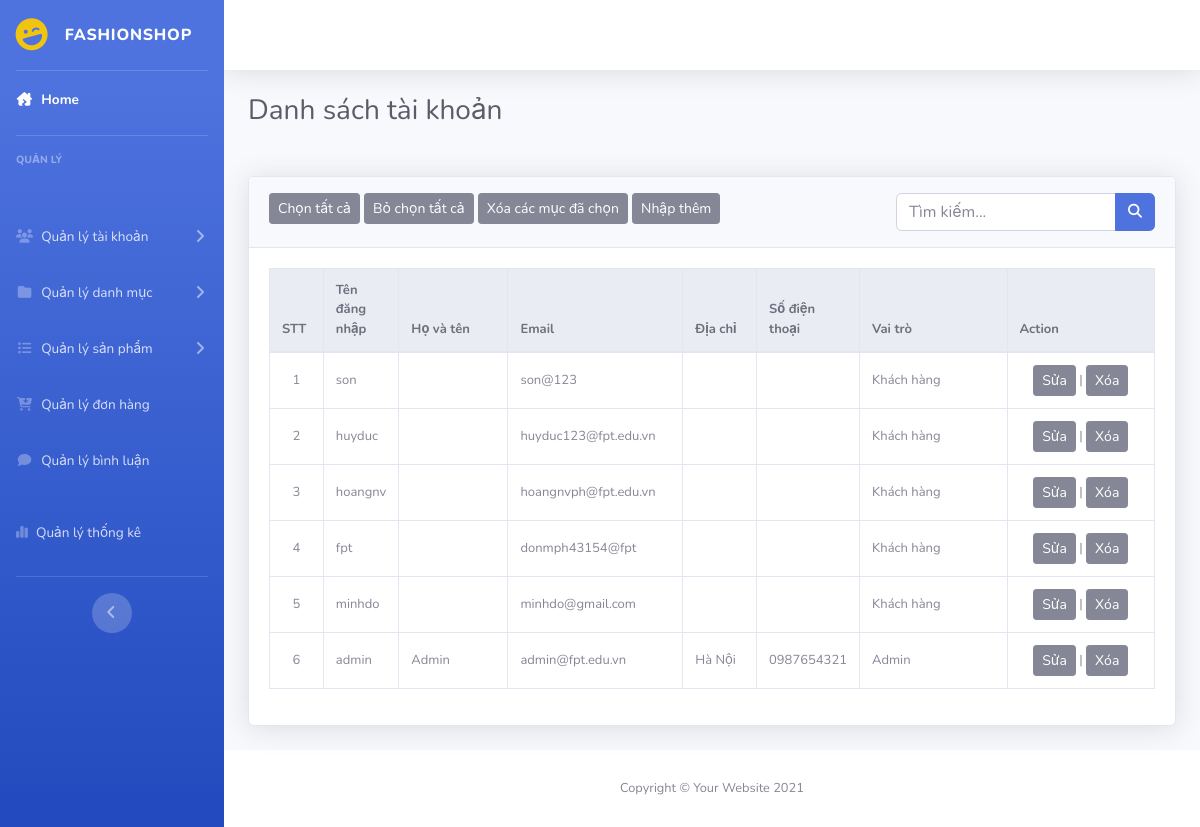
Page /admin/index.php?act=dsnguoidung on the earlier database version.
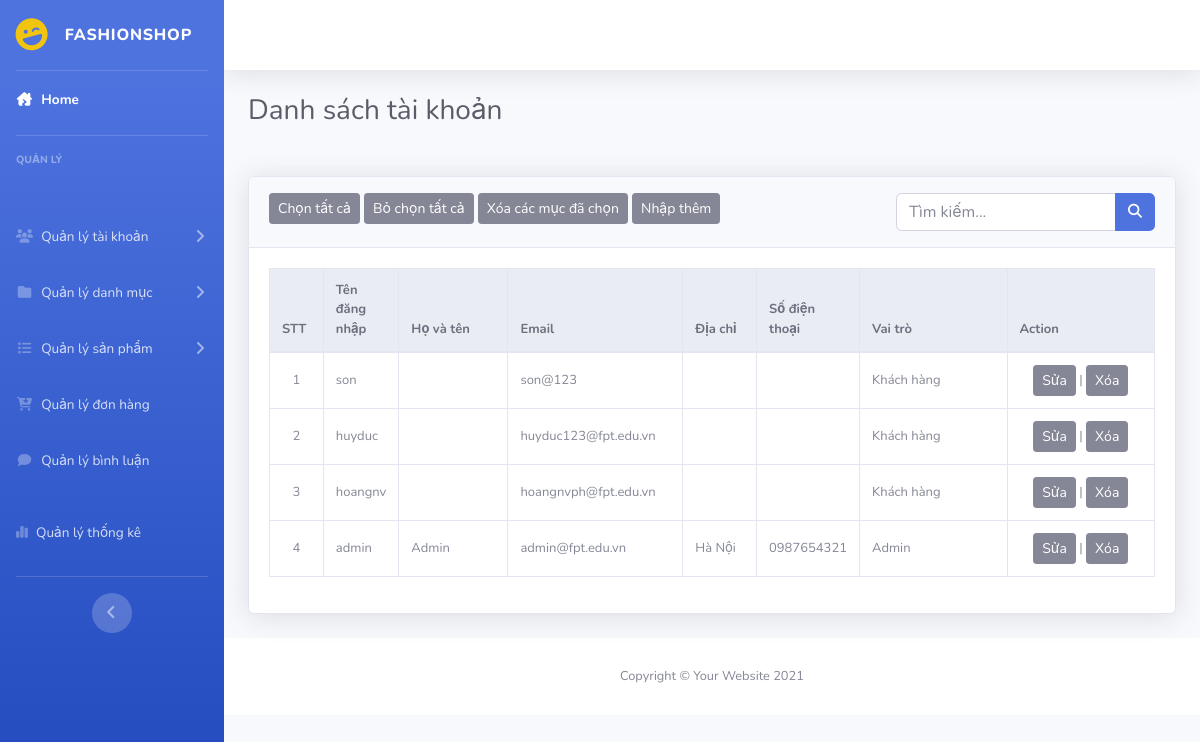
Same page on the later database version.
### tables this page shows
CREATE TABLE `taikhoan` (
  `id` int(11) NOT NULL COMMENT 'Id khách hàng',
  `user` varchar(50) NOT NULL COMMENT 'Tên đăng nhập',
  `fullname` varchar(255) NOT NULL,
  `pass` varchar(50) NOT NULL COMMENT 'Mật khẩu',
  `email` varchar(255) NOT NULL COMMENT 'Email',
  `address` varchar(255) DEFAULT NULL COMMENT 'Địa chỉ',
  `tel` varchar(20) DEFAULT NULL COMMENT 'Số điện thoại',
  `role` int(11) NOT NULL DEFAULT 0 COMMENT 'Quyền hạn: \r\n1 Admin \r\n2 Khách hàng\r\n'
);

### model/pdo.php (called while the page is built, shortened)
<?php
function pdo_get_connection(){
    $servername = "localhost";
    $username = "root";
    $password = "";
    try {
        $conn = new PDO("mysql:host=$servername;dbname=duan1_09", $username, $password);
        $conn->setAttribute(PDO::ATTR_ERRMODE, PDO::ERRMODE_EXCEPTION);
        return $conn;
    } catch(PDOException $e) {
        echo "Connection failed: " . $e->getMessage();
    }
}
function pdo_query($sql){
    $sql_args=array_slice(func_get_args(),1);
    try{
        $conn=pdo_get_connection();
        $stmt=$conn->prepare($sql);
        $stmt->execute($sql_args);
        $rows=$stmt->fetchAll();
        return $rows;
    }
    catch(PDOException $e){
        throw $e;
    }
    finally{
        unset($conn);
    }
}
?>

### model/taikhoan.php (called while the page is built, shortened)
<?php
function danhsach_khachhang()
{
    $sql = "SELECT * FROM taikhoan ORDER BY CASE WHEN role = 'admin' THEN 0 ELSE 1 END, role ASC";
    $result = pdo_query($sql);
    return $result;
}

### admin/taikhoan/dsnguoidung.php (the view, shortened to what this page needs)
<div class="container-fluid">
    <h1 class="h3 mb-2 text-gray-800 mb-5">Danh sách tài khoản</h1>
    <div class="card shadow mb-4">
        <div class="card-header py-3">
            <button class="btn btn-secondary btn-sm">Chọn tất cả</button>
            <button class="btn btn-secondary btn-sm">Bỏ chọn tất cả</button>
            <button class="btn btn-secondary btn-sm">Xóa các mục đã chọn</button>
            <a href="#"><button class="btn btn-secondary btn-sm">Nhập thêm</button></a>
            <form action="" class="float-right">
                <div class="input-group">
                    <input type="text" class="form-control" name="kyw" placeholder="Tìm kiếm...">
                    <div class="input-group-append">
                        <button class="btn btn-primary" type="submit" name="search">
                            <i class="fas fa-search fa-sm"></i>
                        </button>
                    </div>
                </div>
            </form>
        </div>
        <div class="card-body">
            <div class="table-responsive">
                <table class="table table-bordered" width="100%" cellspacing="0">
                    <thead class="thead-light">
                        <tr>
                            <th>STT</th>
                            <th>Tên đăng nhập</th>
                            <th>Họ và tên</th>
                            <th>Email</th>
                            <th>Địa chỉ</th>
                            <th>Số điện thoại</th>
                            <th>Vai trò</th>
                            <th>Action</th>
                        </tr>
                    </thead>
                    <tbody>
                        <?php
                        foreach ($ds_nguoidung as $key => $value) :
                            extract($value);
                        ?>
                            <tr>
                                <td class="align-middle text-center td_id"><?= $key + 1; ?> </td>
                                <td class="col-1 align-middle"><?= $user ?></td>
                                <td class="fullname col-1 align-middle" style="width:100px"><?= $fullname ?></td>
                                <td class="col-1 align-middle"><?= $email ?></td>
                                <td class="col-1 align-middle"><?= $address ?></td>
                                <td class="col-1 align-middle"><?= $tel ?></td>
                                <td class="col-2 align-middle"><?php
                                    if($role == "1") {
                                        echo "Admin";
                                    }else {
                                        echo "Khách hàng";
                                    }
                                ?></td>
                                <td class="col-2 align-middle text-center"><a href="?act=editnguoidung&idkh=<?php echo $id ?>"><button class="btn btn-secondary btn-sm">Sửa</button></a> |
                                    <a  onclick="confirmDelete('<?php echo $id ?>')"><button class="btn btn-secondary btn-sm">Xóa</button></a>
                                </td>
                            </tr>
                        <?php endforeach; ?>
                    </tbody>
                </table>
            </div>
        </div>
    </div>
</div>

Differences in the rows shown:
removed taikhoan: user "fpt", email "donmph43154@fpt", role "Khách hàng"
removed taikhoan: user "minhdo", email "minhdo@gmail.com", role "Khách hàng"
